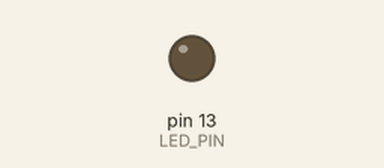
This sketch was run on a simulated Arduino Uno, built with avr-gcc and run on an emulated ATmega328P. Parts: output pins drawn as LEDs (lit = HIGH).

Above: at 0.3 s.
At 1.92 s:
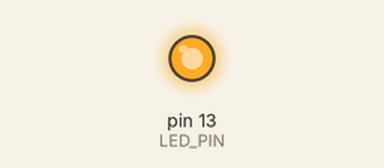
Timing chart, 0 to 3.0 s (numbered marks = the images above):
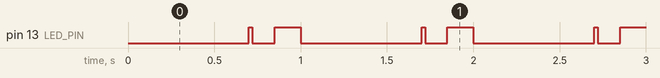

The sketch:

fourblink.ino
```cpp
/* Blink the LED with a configurable 4-cycle */

/* The Arduino IDE defines LED_BUILTIN as the output connected to the LED */
#define LED_PIN LED_BUILTIN

/* We're using a rollover-timer with an accuracy of 2 bytes */
unsigned int led_millis;

void setup ( /* hier könnte void stehen, die Arduino IDE gibt das aber
                bei der setup-Funktion standardmäßig nicht vor */ )
{
/* Dieses Programm ist zur Demonstration und soll sofort anfangen zu
   blinken, auch wenn der Chip z. B. nur mit einem USB-Netzteil verbunden
   ist.  Daher deaktivierenn wir den zeitverzögerten Programmstart. */
#if 0
        /* Warte drei Sekunden mit einem funktionierenden USB-Input */
        delay (3000);

        /* Konsolenoutput aufsetzen */
        Serial.begin (9600);

/* das Gegenstück zum obigen #if 0 */
#endif

        /* Einmalig ausgefuehrter Vorbereitungscode */
        pinMode (LED_PIN, OUTPUT);
        led_millis = millis ();
}

void loop ( /* hier könnte void stehen, die Arduino IDE gibt das aber
               bei der loop-Funktion standardmäßig nicht vor */ )
{
        /* lokale statische Variablen behalten ihren Wert über mehrere Aufrufe */
        /* dies hält unsere Logik über mehrere loop-Aufrufe hinweg am Leben */
        static unsigned char step;
        static const unsigned char numsteps = 4;
        static const unsigned int duration[numsteps] = { 700, 20, 130, 150 };

        /* konstante Variablen erlauben keine weitere Zuweisung */
        const unsigned int led_diff = millis () - led_millis;
        if (led_diff >= duration[step]) {
                led_millis += duration[step];

                switch (step & 1) {
                        case 0:
                                digitalWrite (LED_PIN, HIGH);
                                break;
                        case 1:
                                digitalWrite (LED_PIN, LOW);
                                break;
                }
                if  (++step == numsteps) {
                        step = 0;

/* in diesem Programm nutzen wir keinen Output */
#if 0
                        Serial.println ("Another sequence done.");
#endif
                }
        }
}
```

Measured:
- by itself, pin 13 (LED_PIN): repeats every 1.0 s: LOW 0.13 s, HIGH 0.15 s, LOW 0.70 s, HIGH 0.02 s
- by itself, everything shown: repeats every 1.0 s, in 4 steps
